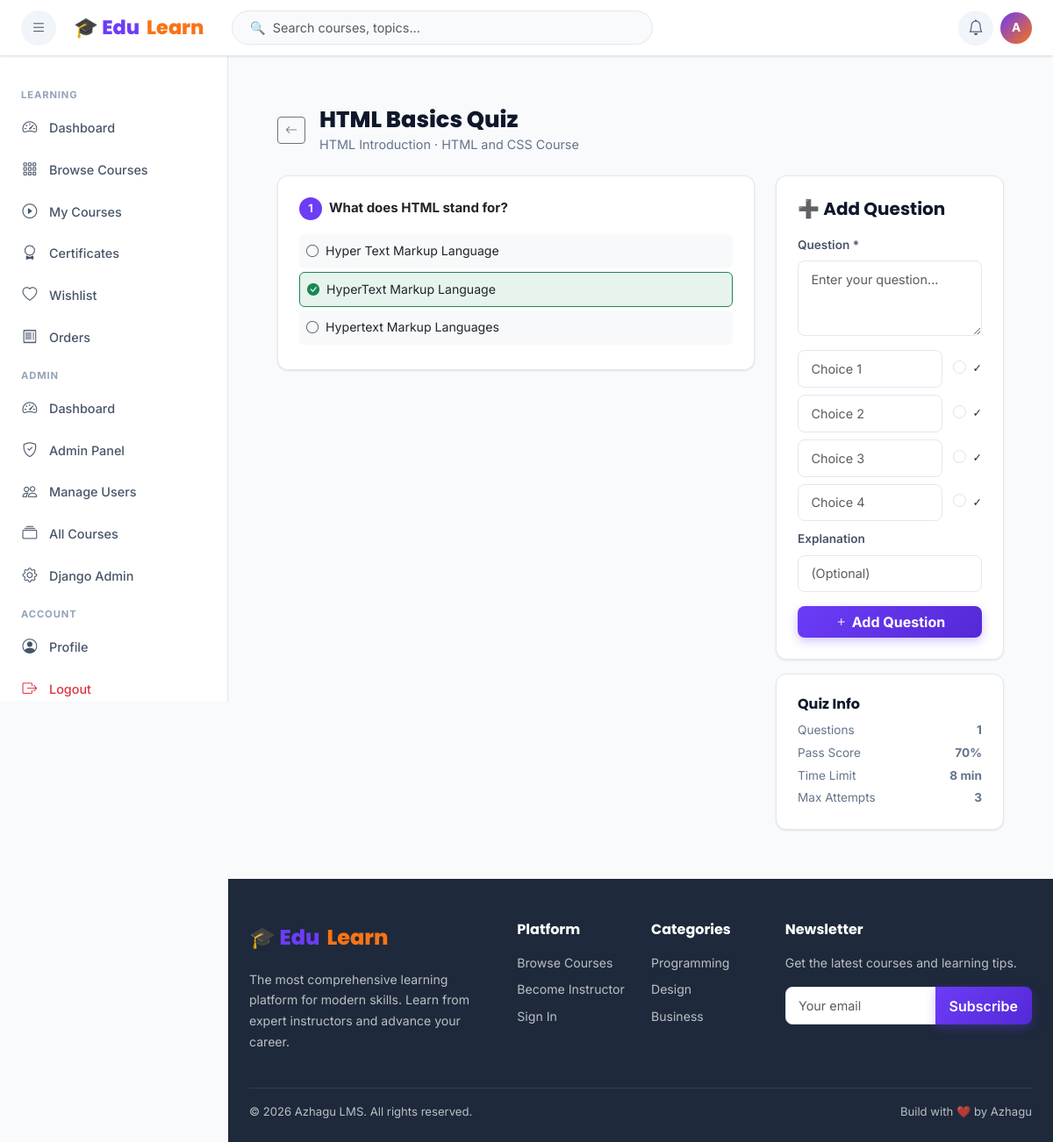
The app's page /quizzes/manage/1/ (signed in) with its own data.
### accounts/models.py (models this page shows, shortened)
class CustomUser(AbstractUser):
    ROLE_CHOICES = [('student','Student'),('instructor','Instructor'),('admin','Admin')]
    role = models.CharField(max_length=20, choices=ROLE_CHOICES, default='student')
    bio = models.TextField(blank=True)
    avatar = models.ImageField(upload_to='avatars/', blank=True, null=True)
    phone = models.CharField(max_length=20, blank=True)
    website = models.URLField(blank=True)
    linkedin = models.URLField(blank=True)
    is_email_verified = models.BooleanField(default=False)
    created_at = models.DateTimeField(auto_now_add=True)
    updated_at = models.DateTimeField(auto_now=True)
    def is_student(self): return self.role == 'student'
    def is_instructor(self): return self.role == 'instructor'
    def is_admin_user(self): return self.role == 'admin' or self.is_staff

### quizzes/models.py (models this page shows, shortened)
class Quiz(models.Model):
    module = models.OneToOneField(Module, on_delete=models.CASCADE, related_name='quiz')
    title = models.CharField(max_length=200)
    description = models.TextField(blank=True)
    time_limit = models.PositiveIntegerField(default=0, help_text='Minutes (0=no limit)')
    pass_score = models.PositiveIntegerField(default=70, help_text='Percentage to pass')
    max_attempts = models.PositiveIntegerField(default=3)
    is_active = models.BooleanField(default=True)
    created_at = models.DateTimeField(auto_now_add=True)

class Question(models.Model):
    quiz = models.ForeignKey(Quiz, on_delete=models.CASCADE, related_name='questions')
    text = models.TextField()
    explanation = models.TextField(blank=True)
    order = models.PositiveIntegerField(default=0)
    class Meta: ordering = ['order']

class Choice(models.Model):
    question = models.ForeignKey(Question, on_delete=models.CASCADE, related_name='choices')
    text = models.CharField(max_length=300)
    is_correct = models.BooleanField(default=False)

### courses/models.py (models this page shows, shortened)
class Module(models.Model):
    course = models.ForeignKey(Course, on_delete=models.CASCADE, related_name='modules')
    title = models.CharField(max_length=200)
    description = models.TextField(blank=True)
    order = models.PositiveIntegerField(default=0)
    created_at = models.DateTimeField(auto_now_add=True)
    class Meta:
        ordering = ['order']

class Course(models.Model):
    LEVEL_CHOICES = [('beginner','Beginner'),('intermediate','Intermediate'),('advanced','Advanced'),('all','All Levels')]
    STATUS_CHOICES = [('draft','Draft'),('pending','Pending Review'),('published','Published'),('rejected','Rejected')]
    PRICE_TYPE = [('free','Free'),('paid','Paid')]
    title = models.CharField(max_length=200)
    slug = models.SlugField(unique=True, blank=True)
    instructor = models.ForeignKey(settings.AUTH_USER_MODEL, on_delete=models.CASCADE, related_name='courses_taught')
    category = models.ForeignKey(Category, on_delete=models.SET_NULL, null=True, related_name='courses')
    description = models.TextField()
    short_description = models.CharField(max_length=300, blank=True)
    thumbnail = models.ImageField(upload_to='course_thumbnails/', blank=True, null=True)
    preview_video = models.FileField(upload_to='course_previews/', blank=True, null=True)
    level = models.CharField(max_length=20, choices=LEVEL_CHOICES, default='all')
    language = models.CharField(max_length=50, default='English')
    price_type = models.CharField(max_length=10, choices=PRICE_TYPE, default='free')
    price = models.DecimalField(max_digits=10, decimal_places=2, default=0.00)
    discount_price = models.DecimalField(max_digits=10, decimal_places=2, null=True, blank=True)
    status = models.CharField(max_length=20, choices=STATUS_CHOICES, default='draft')
    requirements = models.TextField(blank=True)
    what_you_learn = models.TextField(blank=True)
    tags = models.CharField(max_length=300, blank=True)
    total_duration = models.PositiveIntegerField(default=0, help_text='In minutes')
    total_lessons = models.PositiveIntegerField(default=0)
    total_enrolled = models.PositiveIntegerField(default=0)
    avg_rating = models.FloatField(default=0.0)
    total_ratings = models.PositiveIntegerField(default=0)
    is_featured = models.BooleanField(default=False)
    certificate_available = models.BooleanField(default=True)
    created_at = models.DateTimeField(auto_now_add=True)
    updated_at = models.DateTimeField(auto_now=True)
    published_at = models.DateTimeField(null=True, blank=True)
    class Meta:
        ordering = ['-created_at']

### quizzes/views.py (the view)
# urls.py: path('manage/<int:quiz_id>/', views.quiz_manage, name='manage'),
@login_required
def quiz_manage(request, quiz_id):
    quiz = get_object_or_404(Quiz, id=quiz_id)
    if quiz.module.course.instructor != request.user and not request.user.is_admin_user():
        messages.error(request, 'Permission denied.')
        return redirect('home')
    questions = quiz.questions.prefetch_related('choices').all()
    return render(request, 'quizzes/manage.html', {'quiz': quiz, 'questions': questions})

### templates/quizzes/manage.html (shortened to what this page needs)
{% extends 'base.html' %}
{% block content %}
<div class="container-fluid px-4 py-4">
  <div class="d-flex align-items-center gap-3 mb-4">
    <a href="/courses/{{ quiz.module.course.slug }}/modules/" class="btn btn-outline-secondary btn-sm"><i class="bi bi-arrow-left"></i></a>
    <div><h1 class="page-title mb-0">{{ quiz.title }}</h1><p class="page-subtitle mb-0">{{ quiz.module.title }} · {{ quiz.module.course.title }}</p></div>
  </div>
  <div class="row g-4">
    <div class="col-lg-8">
      <div id="questions-container">
        {% for q in questions %}
        <div class="card p-4 mb-3"><div class="d-flex gap-2 mb-3"><span style="background:var(--primary);color:white;width:26px;height:26px;border-radius:50%;display:flex;align-items:center;justify-content:center;font-size:.8rem;font-weight:700;flex-shrink:0;">{{ forloop.counter }}</span><p class="mb-0 fw-bold">{{ q.text }}</p></div>
        {% for c in q.choices.all %}<div class="d-flex gap-2 mb-1 p-2 rounded {% if c.is_correct %}bg-success bg-opacity-10 border border-success{% else %}bg-light{% endif %}" style="font-size:.88rem;">{% if c.is_correct %}<i class="bi bi-check-circle-fill text-success"></i>{% else %}<i class="bi bi-circle text-muted"></i>{% endif %} {{ c.text }}</div>{% endfor %}
        </div>
        {% empty %}<div class="text-center p-5 text-muted"><div style="font-size:3rem;">❓</div><p class="mt-2">No questions yet. Add your first question!</p></div>
        {% endfor %}
      </div>
    </div>
    <div class="col-lg-4">
      <div class="card p-4 mb-3">
        <h5 class="fw-bold mb-3">➕ Add Question</h5>
        <div class="mb-3"><label class="form-label">Question *</label><textarea id="qText" class="form-control" rows="3" placeholder="Enter your question..."></textarea></div>
        <div id="choicesContainer">
          {% for i in "1234"|make_list %}
          <div class="d-flex gap-2 mb-2"><input type="text" class="form-control" placeholder="Choice {{ i }}" id="choice{{ i }}"><div class="form-check mt-2 ms-1"><input class="form-check-input" type="radio" name="correctChoice" value="{{ forloop.counter0 }}" id="correct{{ i }}"><label class="form-check-label" for="correct{{ i }}" style="font-size:.78rem;">✓</label></div></div>
          {% endfor %}
        </div>
        <div class="mb-3"><label class="form-label">Explanation</label><input class="form-control" id="qExplanation" placeholder="(Optional)"></div>
        <button class="btn btn-primary w-100 fw-bold" onclick="addQuestion()"><i class="bi bi-plus me-1"></i>Add Question</button>
      </div>
      <div class="card p-4">
        <h6 class="fw-bold mb-2">Quiz Info</h6>
        <div style="font-size:.85rem;color:var(--gray-600);">
          <div class="d-flex justify-content-between mb-1"><span>Questions</span><strong>{{ questions.count }}</strong></div>
          <div class="d-flex justify-content-between mb-1"><span>Pass Score</span><strong>{{ quiz.pass_score }}%</strong></div>
          <div class="d-flex justify-content-between mb-1"><span>Time Limit</span><strong>{% if quiz.time_limit %}{{ quiz.time_limit }} min{% else %}No limit{% endif %}</strong></div>
          <div class="d-flex justify-content-between"><span>Max Attempts</span><strong>{{ quiz.max_attempts }}</strong></div>
        </div>
      </div>
    </div>
  </div>
</div>
{% endblock %}

### templates/base.html (shortened to what this page needs)
<!DOCTYPE html>
<html lang="en">
<head>
  <link href="https://cdn.jsdelivr.net/npm/bootstrap@5.3.2/dist/css/bootstrap.min.css" rel="stylesheet">
  <link href="https://cdn.jsdelivr.net/npm/bootstrap-icons@1.11.3/font/bootstrap-icons.css" rel="stylesheet">
  {% load static %}
  <link href="{% static 'css/style.css' %}" rel="stylesheet">
</head>
<body>
{% if user.is_authenticated %}
<nav class="lms-navbar">
  <button class="nav-icon-btn me-1" id="sidebarToggle" title="Toggle sidebar">
    <i class="bi bi-list"></i>
  </button>
  <a class="navbar-brand-logo" href="/">🎓 Edu<span>Learn</span></a>
  <div class="navbar-search d-none d-md-block ms-3">
    <input type="text" class="form-control" id="navSearchInput" placeholder="🔍  Search courses, topics...">
  </div>
  <div class="ms-auto d-flex align-items-center gap-2">
    <div class="dropdown">
      <button class="nav-icon-btn" data-bs-toggle="dropdown" aria-expanded="false">
        <i class="bi bi-bell"></i>
      </button>
    </div>
    <div class="dropdown">
      <div data-bs-toggle="dropdown" aria-expanded="false" style="cursor:pointer;">
        {% if user.avatar %}
        <img src="{{ user.avatar.url }}" class="user-avatar-sm" alt="{{ user.username }}">
        {% else %}
        <div class="user-avatar-placeholder">{{ user.username|first|upper }}</div>
        {% endif %}
      </div>
    </div>
  </div>
</nav>
<div class="lms-sidebar" id="lmsSidebar">
  {% if user.is_student %}
  <div class="sidebar-section-label">Learning</div>
  <a class="sidebar-nav-item" href="/dashboard/"><i class="bi bi-speedometer2"></i> Dashboard</a>
  <a class="sidebar-nav-item" href="/courses/"><i class="bi bi-grid-3x3-gap"></i> Browse Courses</a>
  <a class="sidebar-nav-item" href="/dashboard/student/"><i class="bi bi-play-circle"></i> My Courses</a>
  <a class="sidebar-nav-item" href="/certificates/"><i class="bi bi-award"></i> Certificates</a>
  <a class="sidebar-nav-item" href="/courses/wishlist/"><i class="bi bi-heart"></i> Wishlist</a>
  <a class="sidebar-nav-item" href="/payments/history/"><i class="bi bi-receipt"></i> Orders</a>
  {% endif %}
  {% if user.is_admin_user %}
  <div class="sidebar-section-label">Admin</div>
  <a class="sidebar-nav-item" href="/dashboard/"><i class="bi bi-speedometer2"></i> Dashboard</a>
  <a class="sidebar-nav-item" href="/dashboard/admin/"><i class="bi bi-shield-check"></i> Admin Panel</a>
  <a class="sidebar-nav-item" href="/dashboard/manage-users/"><i class="bi bi-people"></i> Manage Users</a>
  <a class="sidebar-nav-item" href="/courses/"><i class="bi bi-collection"></i> All Courses</a>
  <a class="sidebar-nav-item" href="/admin/"><i class="bi bi-gear"></i> Django Admin</a>
  {% endif %}
  <div class="sidebar-section-label">Account</div>
  <a class="sidebar-nav-item" href="/accounts/profile/"><i class="bi bi-person-circle"></i> Profile</a>
  <a class="sidebar-nav-item text-danger" href="/accounts/logout/"><i class="bi bi-box-arrow-right"></i> Logout</a>
</div>
<main class="lms-main {% block main_class %}{% endblock %}">
{% endif %}
{% block content %}{% endblock %}
</main>
{% block show_footer %}
<footer style="background:var(--gray-900);color:rgba(255,255,255,.7);padding:3rem 0 1.5rem;margin-left:{% if user.is_authenticated %}var(--sidebar-w){% else %}0{% endif %};" class="footer-section">
  <div class="container-fluid px-4">
    <div class="row g-4 mb-4">
      <div class="col-lg-4">
        <div class="navbar-brand-logo mb-3" style="font-size:1.5rem;">🎓 Edu<span>Learn</span></div>
        <p style="font-size:.88rem;line-height:1.7;">The most comprehensive learning platform for modern skills. Learn from expert instructors and advance your career.</p>
      </div>
      <div class="col-lg-2 col-md-4">
        <h6 class="text-white fw-bold mb-3">Platform</h6>
        <ul class="list-unstyled" style="font-size:.88rem;">
          <li class="mb-2"><a href="/courses/" class="text-decoration-none" style="color:inherit;">Browse Courses</a></li>
          <li class="mb-2"><a href="/accounts/register/" class="text-decoration-none" style="color:inherit;">Become Instructor</a></li>
          <li class="mb-2"><a href="/accounts/login/" class="text-decoration-none" style="color:inherit;">Sign In</a></li>
        </ul>
      </div>
      <div class="col-lg-2 col-md-4">
        <h6 class="text-white fw-bold mb-3">Categories</h6>
        <ul class="list-unstyled" style="font-size:.88rem;">
          <li class="mb-2"><a href="/courses/?category=programming" class="text-decoration-none" style="color:inherit;">Programming</a></li>
          <li class="mb-2"><a href="/courses/?category=design" class="text-decoration-none" style="color:inherit;">Design</a></li>
          <li class="mb-2"><a href="/courses/?category=business" class="text-decoration-none" style="color:inherit;">Business</a></li>
        </ul>
      </div>
      <div class="col-lg-4 col-md-4">
        <h6 class="text-white fw-bold mb-3">Newsletter</h6>
        <p style="font-size:.88rem;">Get the latest courses and learning tips.</p>
        <div class="input-group mt-2">
          <input type="email" class="form-control" placeholder="Your email" style="border-radius:8px 0 0 8px;">
          <button class="btn btn-primary px-3" style="border-radius:0 8px 8px 0;">Subscribe</button>
        </div>
      </div>
    </div>
    <div class="border-top pt-3 d-flex flex-wrap justify-content-between align-items-center gap-2" style="border-color:rgba(255,255,255,.1)!important;font-size:.82rem;">
      <span>© 2026 Azhagu LMS. All rights reserved.</span>
      <span>Build with ❤️ by Azhagu</a></span>
    </div>
  </div>
</footer>
{% endblock %}
{% load static %}
</body>
</html>

### records on screen
CustomUser: username|first "A"
Quiz: title "HTML Basics Quiz", module "HTML Introduction", module.course "HTML and CSS Course", pass_score "70", time_limit "8", max_attempts "3"
Question: text "What does HTML stand for?"
Choice: is_correct False (drawn), text "Hyper Text Markup Language"
Choice: is_correct True (drawn), text "HyperText Markup Language"
Choice: is_correct False (drawn), text "Hypertext Markup Languages"

### other values on screen
{{ questions.count }} "1"
